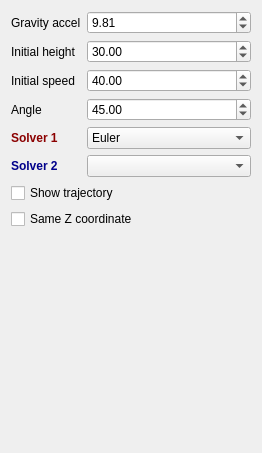
<?xml version="1.0" encoding="UTF-8"?>
<ui version="4.0">
 <class>WidgetProjectiles</class>
 <widget class="QWidget" name="WidgetProjectiles">
  <property name="geometry">
   <rect>
    <x>0</x>
    <y>0</y>
    <width>262</width>
    <height>453</height>
   </rect>
  </property>
  <property name="windowTitle">
   <string>Form</string>
  </property>
  <layout class="QFormLayout" name="formLayout">
   <item row="0" column="0">
    <widget class="QLabel" name="label_2">
     <property name="text">
      <string>Gravity accel</string>
     </property>
    </widget>
   </item>
   <item row="0" column="1">
    <widget class="QDoubleSpinBox" name="gravity">
     <property name="singleStep">
      <double>0.100000000000000</double>
     </property>
     <property name="value">
      <double>9.810000000000000</double>
     </property>
    </widget>
   </item>
   <item row="1" column="0">
    <widget class="QLabel" name="label">
     <property name="text">
      <string>Initial height</string>
     </property>
    </widget>
   </item>
   <item row="1" column="1">
    <widget class="QDoubleSpinBox" name="height">
     <property name="maximum">
      <double>100.000000000000000</double>
     </property>
     <property name="value">
      <double>30.000000000000000</double>
     </property>
    </widget>
   </item>
   <item row="3" column="0">
    <widget class="QLabel" name="label_3">
     <property name="text">
      <string>Angle</string>
     </property>
    </widget>
   </item>
   <item row="3" column="1">
    <widget class="QDoubleSpinBox" name="angle">
     <property name="minimum">
      <double>-90.000000000000000</double>
     </property>
     <property name="maximum">
      <double>90.000000000000000</double>
     </property>
     <property name="value">
      <double>45.000000000000000</double>
     </property>
    </widget>
   </item>
   <item row="2" column="0">
    <widget class="QLabel" name="label_4">
     <property name="text">
      <string>Initial speed</string>
     </property>
    </widget>
   </item>
   <item row="2" column="1">
    <widget class="QDoubleSpinBox" name="speed">
     <property name="maximum">
      <double>50.000000000000000</double>
     </property>
     <property name="value">
      <double>40.000000000000000</double>
     </property>
    </widget>
   </item>
   <item row="7" column="0" colspan="2">
    <widget class="QCheckBox" name="sameZ">
     <property name="text">
      <string>Same Z coordinate</string>
     </property>
    </widget>
   </item>
   <item row="6" column="0" colspan="2">
    <widget class="QCheckBox" name="trajectory">
     <property name="text">
      <string>Show trajectory</string>
     </property>
    </widget>
   </item>
   <item row="4" column="0">
    <widget class="QLabel" name="label_5">
     <property name="styleSheet">
      <string notr="true">font-weight:bold;color:darkred</string>
     </property>
     <property name="text">
      <string>Solver 1</string>
     </property>
    </widget>
   </item>
   <item row="5" column="0">
    <widget class="QLabel" name="label_6">
     <property name="styleSheet">
      <string notr="true">font-weight:bold;color:darkblue</string>
     </property>
     <property name="text">
      <string>Solver 2</string>
     </property>
    </widget>
   </item>
   <item row="4" column="1">
    <widget class="QComboBox" name="solver1">
     <item>
      <property name="text">
       <string>Euler</string>
      </property>
     </item>
     <item>
      <property name="text">
       <string>Symplectic Euler</string>
      </property>
     </item>
     <item>
      <property name="text">
       <string>Verlet</string>
      </property>
     </item>
     <item>
      <property name="text">
       <string>Midpoint</string>
      </property>
     </item>
     <item>
      <property name="text">
       <string>RK-2</string>
      </property>
     </item>
     <item>
      <property name="text">
       <string>Velocity Verlet</string>
      </property>
     </item>
     <item>
      <property name="text">
       <string>RK-4</string>
      </property>
     </item>
    </widget>
   </item>
   <item row="5" column="1">
    <widget class="QComboBox" name="solver2"/>
   </item>
  </layout>
 </widget>
 <resources/>
 <connections/>
</ui>
